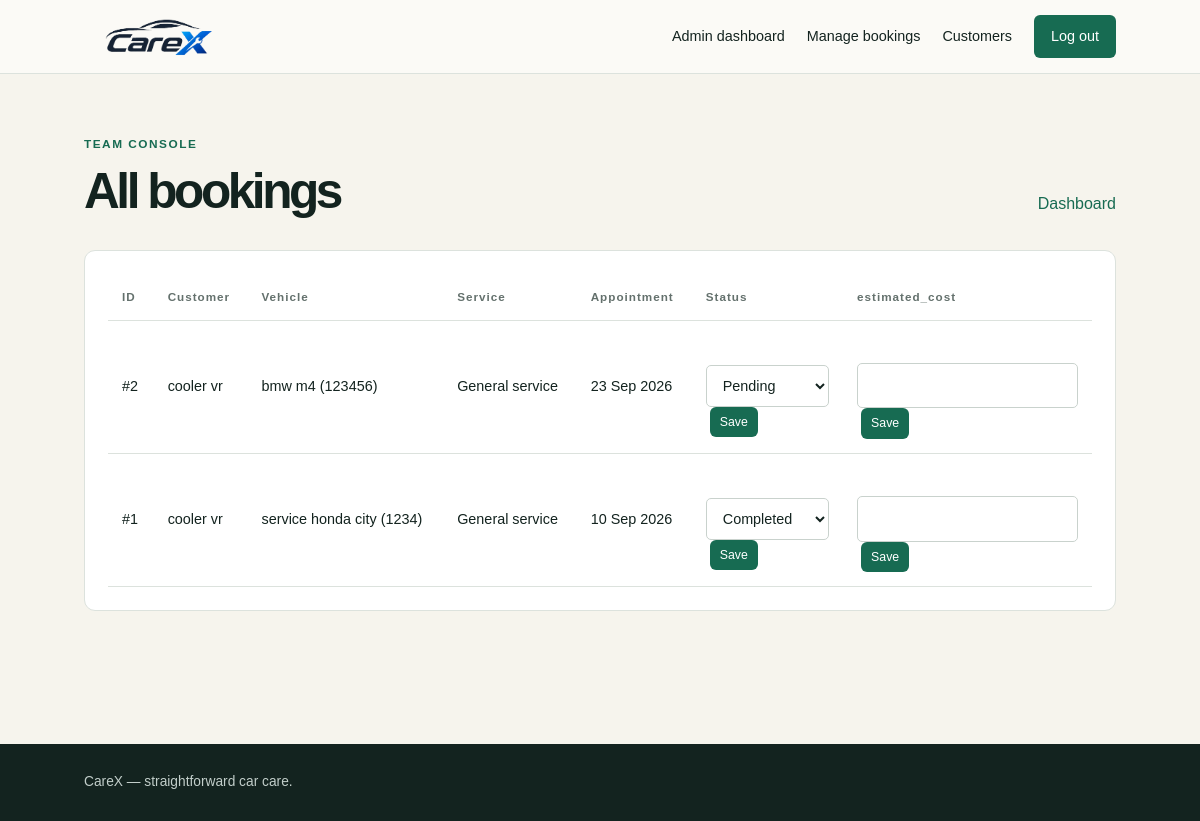
The app's page /admin-bookings/ (signed in) with its own data.
### core/models.py (models this page shows, shortened)
class ServiceBooking(models.Model):
    class ServiceType(models.TextChoices):
        GENERAL = "GENERAL", "General service"
        OIL = "OIL", "Oil & filter change"
        BRAKES = "BRAKES", "Brake inspection"
        TYRES = "TYRES", "Tyre service"
        REPAIR = "REPAIR", "Repair / diagnostics"
    class Status(models.TextChoices):
        PENDING = "PENDING", "Pending"
        CONFIRMED = "CONFIRMED", "Confirmed"
        IN_PROGRESS = "IN_PROGRESS", "In progress"
        COMPLETED = "COMPLETED", "Completed"
        CANCELLED = "CANCELLED", "Cancelled"
    vehicle = models.ForeignKey(Vehicle, on_delete=models.CASCADE, related_name="bookings")
    service_type = models.CharField(max_length=20, choices=ServiceType.choices)
    preferred_date = models.DateField()
    preferred_time = models.TimeField()
    notes = models.TextField(blank=True)
    status = models.CharField(max_length=20, choices=Status.choices, default=Status.PENDING)
    estimated_cost = models.DecimalField(max_digits=10, decimal_places=2, null=True, blank=True)
    created_at = models.DateTimeField(auto_now_add=True)
    updated_at = models.DateTimeField(auto_now=True)
    class Meta:
        ordering = ["-preferred_date", "-preferred_time"]

class Vehicle(models.Model):
    owner = models.ForeignKey(settings.AUTH_USER_MODEL, on_delete=models.CASCADE, related_name="vehicles")
    make = models.CharField(max_length=60)
    model = models.CharField(max_length=60)
    registration_number = models.CharField(max_length=20, unique=True)
    year = models.PositiveIntegerField()
    color = models.CharField(max_length=30, blank=True)
    mileage = models.PositiveIntegerField(default=0, help_text="Current odometer reading in km")
    created_at = models.DateTimeField(auto_now_add=True)
    class Meta:
        ordering = ["-created_at"]
    def __str__(self):
        return f"{self.make} {self.model} ({self.registration_number})"

### core/views.py (the view, shortened to what this page needs)
# urls.py: path("admin-bookings/", views.admin_bookings, name="admin_bookings"),
@staff_required
def admin_bookings(request):
    items = ServiceBooking.objects.select_related("vehicle", "vehicle__owner").all()
    return render(request, "admin/bookings.html", {"bookings": items, "statuses": ServiceBooking.Status.choices})

### templates/admin/bookings.html (shortened to what this page needs)
{% extends 'base.html' %}
{% block content %}
<div class="page-heading">
    <div>
        <p class="eyebrow">TEAM CONSOLE</p>
        <h1>All bookings</h1>
    </div>
    <a href="{% url 'admin_dashboard' %}">Dashboard</a>
</div>
<div class="panel table-wrap">
    <table>
        <thead>
            <tr>
                <th>ID</th>
                <th>Customer</th>
                <th>Vehicle</th>
                <th>Service</th>
                <th>Appointment</th>
                <th>Status</th>
                <th>estimated_cost</th>
            </tr>
        </thead>
        <tbody>{% for booking in bookings %}
            <tr>
                <td>#{{ booking.pk }}</td>
                <td>{{ booking.vehicle.owner.get_full_name|default:booking.vehicle.owner.username }}</td>
                <td>{{ booking.vehicle }}</td>
                <td>{{ booking.get_service_type_display }}</td>
                <td>{{ booking.preferred_date|date:'d M Y' }}</td>
                <td>
                    <form method="post">{% csrf_token %}
                        <select name="status">{% for value, label in statuses %}
                            <option value="{{ value }}" {% if booking.status == value %}selected{% endif %}>{{ label }}
                            </option>{% endfor %}
                        </select>
                    <button class="small-button">Save</button>
                    </form>
                </td>
                <td>
                    <form method="post">{% csrf_token %}
                        <input type="number"name='estimated_cost'>
                        <button class="small-button">Save</button>
                    </form>
                </td>
            </tr>{% empty %}
             <tr>
                <td colspan="6">No bookings.</td>
            </tr>{% endfor %}
         </tbody>
    </table>
 </div>{% endblock %}

### static/css/style.css (style rules this page uses)
:root { --ink: #13231f; --muted: #64716d; --cream: #f6f4ed; --green: #176b52; --lime: #d8f067; --line: #dce2dd; }
* { box-sizing: border-box; }
body { margin: 0; background: var(--cream); color: var(--ink); font-family: Arial, sans-serif; line-height: 1.5; }
a { color: var(--green); text-decoration: none; }
.nav-button, .button, button { background: var(--green); border: 0; border-radius: 6px; color: #fff; padding: 11px 17px; font: inherit; cursor: pointer; }
.eyebrow { font-size: .74rem; font-weight: bold; letter-spacing: 1.5px; color: var(--green); margin: 0 0 12px; }
h1 { font-size: clamp(2.2rem, 5vw, 4.6rem); letter-spacing: -.07em; line-height: 1.02; margin: 0 0 20px; }
.page-heading { display: flex; justify-content: space-between; gap: 24px; align-items: end; margin-bottom: 34px; }
.page-heading h1 { font-size: 3.1rem; margin: 0; }
table { width: 100%; border-collapse: collapse; text-align: left; }
th, td { padding: 14px; border-bottom: 1px solid var(--line); font-size: .9rem; }
th { color: var(--muted); font-size: .73rem; letter-spacing: 1px; }
.small-button { padding: 6px 10px; font-size: .77rem; margin-left: 4px; }

### static/css/dashboard.css (style rules this page uses)
.stats>div, .panel { background:#fff; border:1px solid var(--line); border-radius:11px; padding:23px; }
.table-wrap { overflow:auto; }

### static/css/forms.css (style rules this page uses)
form { margin-top:28px; }
input, select, textarea { display:block; width:100%; padding:11px 12px; border:1px solid #c9d2cd; border-radius:5px; background:#fff; margin-top:6px; font:inherit; color:var(--ink); }

### records on screen
ServiceBooking: pk "2", vehicle.owner.get_full_name "cooler vr", vehicle "bmw m4 (123456)", service_type "General service", preferred_date "23 Sep 2026", status "Pending"
ServiceBooking: pk "1", vehicle.owner.get_full_name "cooler vr", vehicle "service honda city (1234)", service_type "General service", preferred_date "10 Sep 2026", status "Completed"
